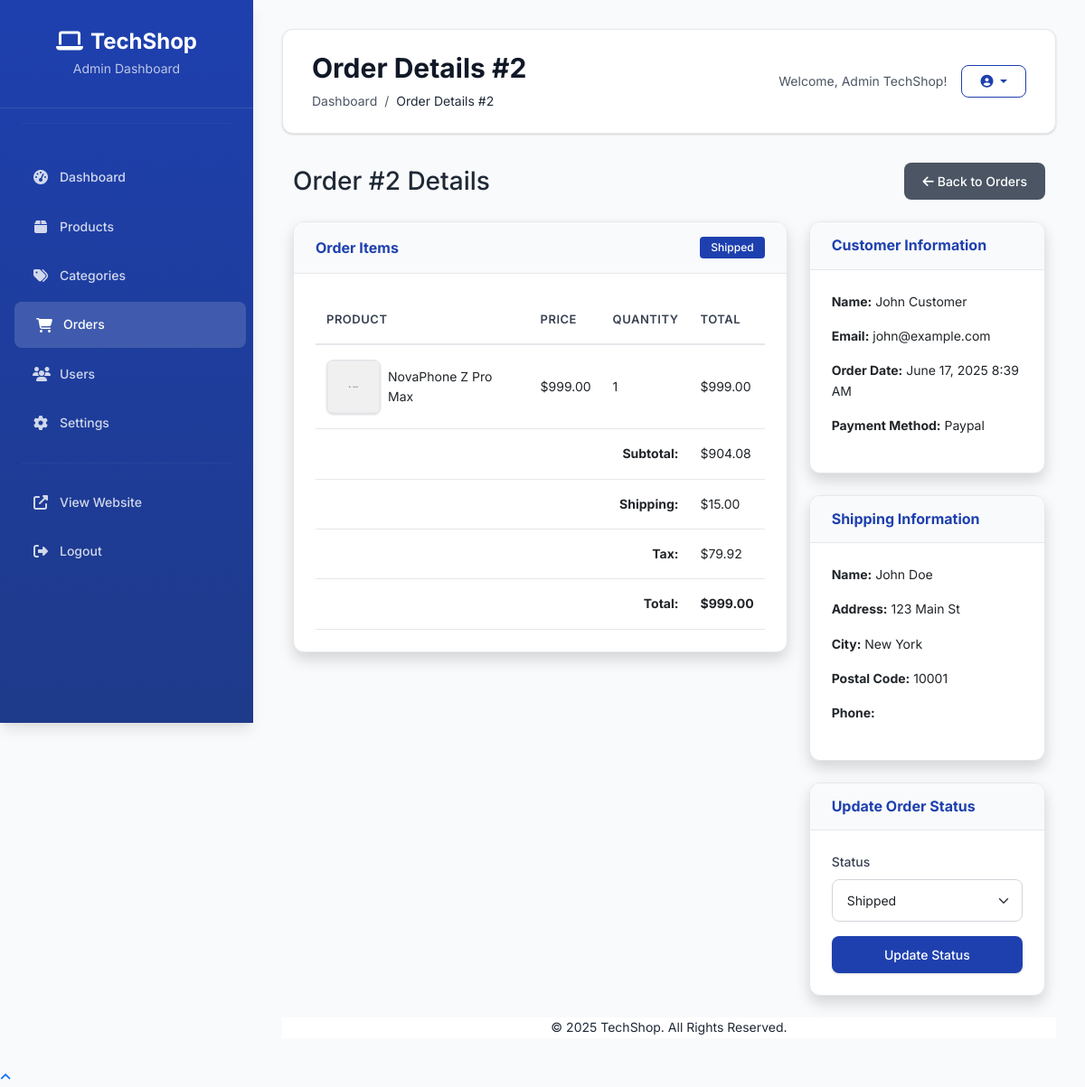
Page /backend/orders.php?view=2 (signed in) on the committed database.
### tables this page shows
CREATE TABLE `orders` (
  `id` int(11) NOT NULL AUTO_INCREMENT,
  `user_id` int(11) NOT NULL,
  `order_number` varchar(50) NOT NULL,
  `total_amount` decimal(10,2) NOT NULL,
  `shipping_amount` decimal(10,2) DEFAULT 0.00,
  `tax_amount` decimal(10,2) DEFAULT 0.00,
  `discount_amount` decimal(10,2) DEFAULT 0.00,
  `shipping_name` varchar(100) NOT NULL,
  `shipping_address` text NOT NULL,
  `shipping_city` varchar(50) NOT NULL,
  `shipping_postal` varchar(20) NOT NULL,
  `shipping_phone` varchar(20) DEFAULT NULL,
  `billing_name` varchar(100) NOT NULL,
  `billing_address` text NOT NULL,
  `billing_city` varchar(50) NOT NULL,
  `billing_postal` varchar(20) NOT NULL,
  `payment_method` varchar(50) NOT NULL,
  `payment_status` enum('pending','paid','failed','refunded') DEFAULT 'pending',
  `status` enum('pending','processing','shipped','delivered','cancelled') DEFAULT 'pending',
  `notes` text DEFAULT NULL,
  `tracking_number` varchar(100) DEFAULT NULL,
  `shipped_at` timestamp NULL DEFAULT NULL,
  `delivered_at` timestamp NULL DEFAULT NULL,
  `created_at` timestamp NULL DEFAULT current_timestamp(),
  `updated_at` timestamp NULL DEFAULT current_timestamp() ON UPDATE current_timestamp(),
  PRIMARY KEY (`id`),
  UNIQUE KEY `order_number` (`order_number`),
  KEY `user_id` (`user_id`),
  KEY `idx_status` (`status`),
  CONSTRAINT `orders_ibfk_1` FOREIGN KEY (`user_id`) REFERENCES `users` (`id`) ON DELETE CASCADE
);

CREATE TABLE `order_items` (
  `id` int(11) NOT NULL AUTO_INCREMENT,
  `order_id` int(11) NOT NULL,
  `product_id` int(11) NOT NULL,
  `quantity` int(11) NOT NULL,
  `price` decimal(10,2) NOT NULL,  
  `total` decimal(10,2) NOT NULL,
  `created_at` timestamp NULL DEFAULT current_timestamp(),
  PRIMARY KEY (`id`),
  KEY `order_id` (`order_id`),
  KEY `product_id` (`product_id`),
  CONSTRAINT `order_items_ibfk_1` FOREIGN KEY (`order_id`) REFERENCES `orders` (`id`) ON DELETE CASCADE,
  CONSTRAINT `order_items_ibfk_2` FOREIGN KEY (`product_id`) REFERENCES `products` (`id`) ON DELETE RESTRICT  
);

CREATE TABLE `products` (
  `id` int(11) NOT NULL AUTO_INCREMENT,
  `name` varchar(200) NOT NULL,
  `slug` varchar(200) NOT NULL,
  `description` text DEFAULT NULL,
  `short_description` text DEFAULT NULL,
  `price` decimal(10,2) NOT NULL,
  `sale_price` decimal(10,2) DEFAULT NULL,
  `sku` varchar(100) DEFAULT NULL,
  `stock` int(11) DEFAULT 0,
  `category_id` int(11) DEFAULT NULL,
  `brand` varchar(100) DEFAULT NULL,
  `weight` decimal(8,2) DEFAULT NULL,
  `dimensions` varchar(100) DEFAULT NULL,
  `image` varchar(255) DEFAULT NULL,
  `gallery` text DEFAULT NULL,  
  `featured` tinyint(1) DEFAULT 0,
  `status` enum('active','inactive','out_of_stock') DEFAULT 'active',
  `meta_title` varchar(200) DEFAULT NULL,
  `meta_description` text DEFAULT NULL,
  `created_at` timestamp NULL DEFAULT current_timestamp(),
  `updated_at` timestamp NULL DEFAULT current_timestamp() ON UPDATE current_timestamp(),
  PRIMARY KEY (`id`),
  UNIQUE KEY `slug` (`slug`),
  UNIQUE KEY `sku` (`sku`),
  KEY `category_id` (`category_id`),
  KEY `idx_status` (`status`),
  KEY `idx_featured` (`featured`),
  CONSTRAINT `products_ibfk_1` FOREIGN KEY (`category_id`) REFERENCES `categories` (`id`) ON DELETE SET NULL
);

CREATE TABLE `users` (
  `id` int(11) NOT NULL AUTO_INCREMENT,
  `name` varchar(100) NOT NULL,
  `email` varchar(100) NOT NULL,
  `password` varchar(255) NOT NULL,
  `phone` varchar(20) DEFAULT NULL,
  `address` text DEFAULT NULL,
  `city` varchar(50) DEFAULT NULL,
  `postal_code` varchar(20) DEFAULT NULL,
  `role` enum('user','admin') DEFAULT 'user',
  `status` enum('active','inactive','banned') DEFAULT 'active',
  `email_verified` tinyint(1) DEFAULT 0,
  `created_at` timestamp NULL DEFAULT current_timestamp(),
  `updated_at` timestamp NULL DEFAULT current_timestamp() ON UPDATE current_timestamp(),
  PRIMARY KEY (`id`),
  UNIQUE KEY `email` (`email`)
);

### backend/orders.php (the view, shortened to what the rows shown need)
<?php
require_once '../config/config.php';
$order = null;
$order_items = [];
if (isset($_GET['view']) && is_numeric($_GET['view'])) {
    $order_id = (int)$_GET['view'];
    try {
        $stmt = $pdo->prepare("
            SELECT o.*, u.name as user_name, u.email as user_email
            FROM orders o
            LEFT JOIN users u ON o.user_id = u.id
            WHERE o.id = ?
        ");
        $stmt->execute([$order_id]);
        $order = $stmt->fetch();
        if ($order) {
            $stmt = $pdo->prepare("
                SELECT oi.*, p.name as product_name, p.image
                FROM order_items oi
                JOIN products p ON oi.product_id = p.id
                WHERE oi.order_id = ?
            ");
            $stmt->execute([$order_id]);
            $order_items = $stmt->fetchAll();
        }
    } catch(Exception $e) {
        $error = 'Error loading order details: ' . $e->getMessage();
    }
}
$page_title = $order ? 'Order Details #' . $order['id'] : 'Orders Management';
include 'includes/header.php';
?>
<div class="container-fluid">
    <?php if ($order): ?>
    <div class="d-flex justify-content-between align-items-center mb-4">
        <h1 class="h3 mb-0 text-gray-800">Order #<?php echo $order['id']; ?> Details</h1>
        <a href="orders.php" class="btn btn-secondary">
            <i class="fas fa-arrow-left me-1"></i> Back to Orders
        </a>
    </div>
    <div class="row">
        <div class="col-md-8">
            <div class="card shadow mb-4">
                <div class="card-header py-3 d-flex justify-content-between align-items-center">
                    <h6 class="m-0 font-weight-bold text-primary">Order Items</h6>
                    <span class="badge bg-<?php echo getOrderStatusBadgeClass($order['status']); ?>">
                        <?php echo ucfirst($order['status']); ?>
                    </span>
                </div>
                <div class="card-body">
                    <div class="table-responsive">
                        <table class="table">
                            <thead>
                                <tr>
                                    <th>Product</th>
                                    <th>Price</th>
                                    <th>Quantity</th>
                                    <th>Total</th>
                                </tr>
                            </thead>
                            <tbody>
                                <?php if (empty($order_items)): ?>
                                <tr>
                                    <td colspan="4" class="text-center">No items found</td>
                                </tr>
                                <?php else: ?>
                                <?php foreach ($order_items as $item): ?>
                                <tr>
                                    <td>
                                        <div class="d-flex align-items-center">
                                            <?php
                                            $image_url = '';
                                            if (empty($image_url)) {
                                                $image_url = FRONTEND_URL . '/assets/images/placeholder.png';
                                            }
                                            ?>
                                            <img src="<?php echo $image_url; ?>"
                                                 alt="<?php echo htmlspecialchars($item['product_name']); ?>"
                                                 class="product-image-admin me-2"
                                                 onerror="this.src='<?php echo FRONTEND_URL; ?>/assets/images/placeholder.png';">
                                            <?php echo htmlspecialchars($item['product_name']); ?>
                                        </div>
                                    </td>
                                    <td><?php echo formatPrice($item['price']); ?></td>
                                    <td><?php echo $item['quantity']; ?></td>
                                    <td><?php echo formatPrice($item['total']); ?></td>
                                </tr>
                                <?php endforeach; ?>
                                <?php endif; ?>
                            </tbody>
                            <tfoot>
                                <tr>
                                    <td colspan="3" class="text-end"><strong>Subtotal:</strong></td>
                                    <td><?php echo formatPrice($order['total_amount'] - $order['shipping_amount'] - $order['tax_amount']); ?></td>
                                </tr>
                                <tr>
                                    <td colspan="3" class="text-end"><strong>Shipping:</strong></td>
                                    <td><?php echo formatPrice($order['shipping_amount']); ?></td>
                                </tr>
                                <tr>
                                    <td colspan="3" class="text-end"><strong>Tax:</strong></td>
                                    <td><?php echo formatPrice($order['tax_amount']); ?></td>
                                </tr>
                                <tr>
                                    <td colspan="3" class="text-end"><strong>Total:</strong></td>
                                    <td><strong><?php echo formatPrice($order['total_amount']); ?></strong></td>
                                </tr>
                            </tfoot>
                        </table>
                    </div>
                </div>
            </div>
        </div>
        <div class="col-md-4">
            <div class="card shadow mb-4">
                <div class="card-header py-3">
                    <h6 class="m-0 font-weight-bold text-primary">Customer Information</h6>
                </div>
                <div class="card-body">
                    <p><strong>Name:</strong> <?php echo htmlspecialchars($order['user_name'] ?? 'Guest'); ?></p>
                    <p><strong>Email:</strong> <?php echo htmlspecialchars($order['user_email'] ?? 'N/A'); ?></p>
                    <p><strong>Order Date:</strong> <?php echo date('F j, Y g:i A', strtotime($order['created_at'])); ?></p>
                    <p><strong>Payment Method:</strong> <?php echo htmlspecialchars(ucfirst($order['payment_method'])); ?></p>
                </div>
            </div>
            <div class="card shadow mb-4">
                <div class="card-header py-3">
                    <h6 class="m-0 font-weight-bold text-primary">Shipping Information</h6>
                </div>
                <div class="card-body">
                    <p><strong>Name:</strong> <?php echo htmlspecialchars($order['shipping_name']); ?></p>
                    <p><strong>Address:</strong> <?php echo htmlspecialchars($order['shipping_address']); ?></p>
                    <p><strong>City:</strong> <?php echo htmlspecialchars($order['shipping_city']); ?></p>
                    <p><strong>Postal Code:</strong> <?php echo htmlspecialchars($order['shipping_postal']); ?></p>
                    <p><strong>Phone:</strong> <?php echo htmlspecialchars($order['shipping_phone']); ?></p>
                </div>
            </div>
            <div class="card shadow mb-4">
                <div class="card-header py-3">
                    <h6 class="m-0 font-weight-bold text-primary">Update Order Status</h6>
                </div>
                <div class="card-body">
                    <form method="POST" action="">
                        <div class="mb-3">
                            <label for="status" class="form-label">Status</label>
                            <select class="form-select" id="status" name="status">
                                <option value="shipped" <?php echo $order['status'] == 'shipped' ? 'selected' : ''; ?>>Shipped</option>
                            </select>
                        </div>
                        <div class="d-grid">
                            <button type="submit" class="btn btn-primary">Update Status</button>
                        </div>
                    </form>
                </div>
            </div>
        </div>
    </div>
    <?php endif; ?>
</div>
<?php include 'includes/footer.php'; ?>
<?php
function getOrderStatusBadgeClass($status) {
    switch ($status) {
        case 'shipped': return 'primary';
    }
}
?>

### backend/includes/header.php (shortened to what the rows shown need)
<?php
require_once dirname(__DIR__, 2) . '/config/config.php';
?>
<!DOCTYPE html>
<html lang="en">
<head>
    <link href="https://cdn.jsdelivr.net/npm/bootstrap@5.3.0/dist/css/bootstrap.min.css" rel="stylesheet">
    <link href="https://cdnjs.cloudflare.com/ajax/libs/font-awesome/6.4.0/css/all.min.css" rel="stylesheet">
    <link href="<?php echo BACKEND_URL; ?>/assets/css/admin.css?v=<?php echo time(); ?>" rel="stylesheet">
</head>
<body>
    <?php if (!isset($is_login_page)): ?>
    <div class="main-content">
        <div class="page-header">
            <div class="d-flex justify-content-between align-items-center">
                <div>
                    <h1><?php echo isset($page_title) ? $page_title : 'Admin Dashboard'; ?></h1>
                    <nav aria-label="breadcrumb">
                        <ol class="breadcrumb">
                            <li class="breadcrumb-item"><a href="dashboard.php">Dashboard</a></li>
                            <?php if (isset($page_title) && $page_title !== 'Dashboard'): ?>
                                <li class="breadcrumb-item active" aria-current="page"><?php echo $page_title; ?></li>
                            <?php endif; ?>
                        </ol>
                    </nav>
                </div>
            </div>
        </div>
        <div class="fade-in">
    <?php endif; ?>

### rows in the picture
orders: id "Order Details #2", id "2", status "Shipped", total_amount+shipping_amount+tax_amount "$904.08", shipping_amount "$15.00", tax_amount "$79.92", total_amount "$999.00", user.name "John Customer", user.email "john@example.com", created_at "June 17, 2025 8:39 AM", payment_method "Paypal", shipping_name "John Doe", shipping_address "123 Main St", shipping_city "New York", shipping_postal "10001"
order_items: product.name "NovaPhone Z Pro Max", price "$999.00", quantity "1", total "$999.00"

### other values in the picture
SITE_NAME "TechShop"
$_SESSION['user_name'] "Admin TechShop"
